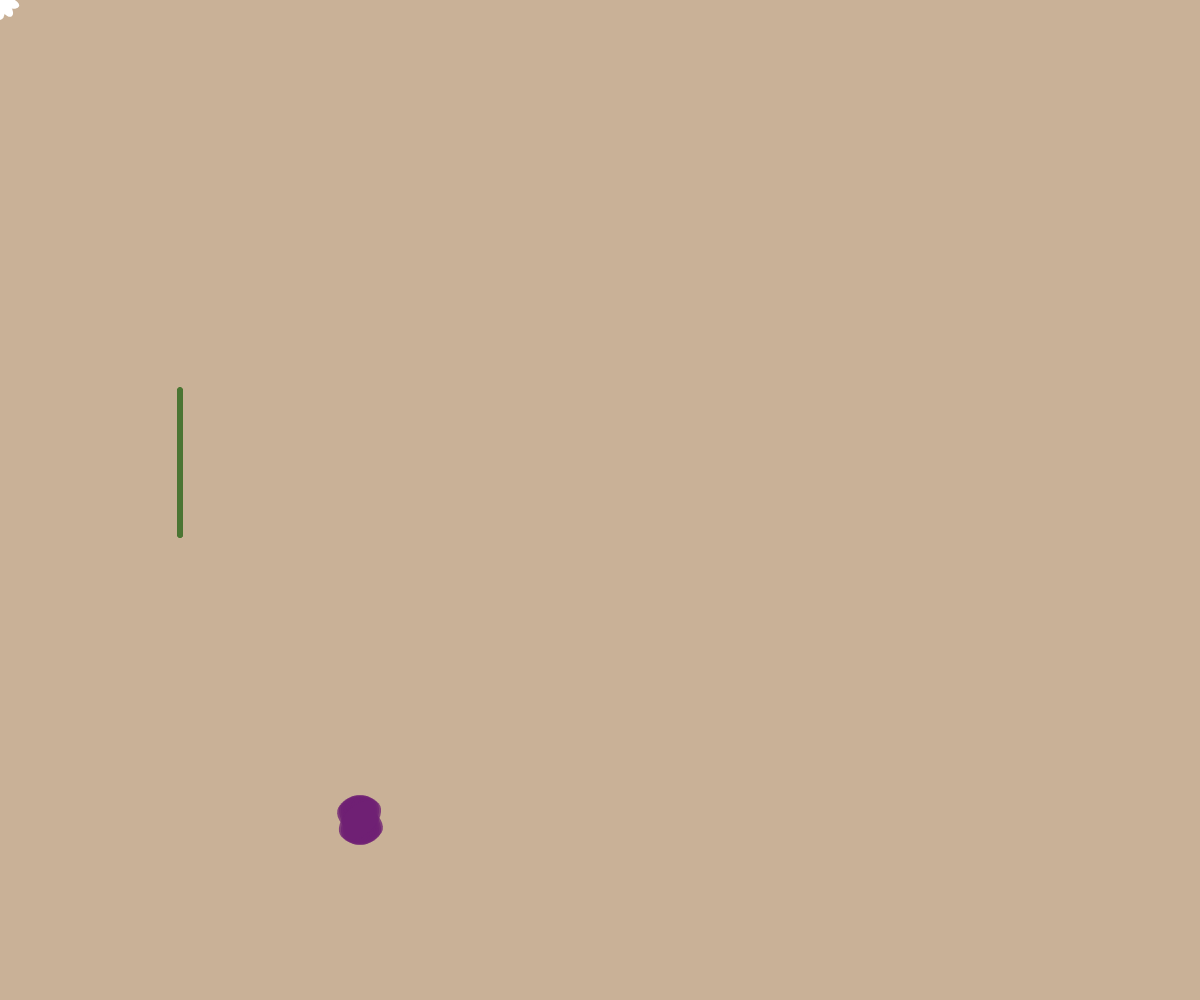
Frame 1 (no input)
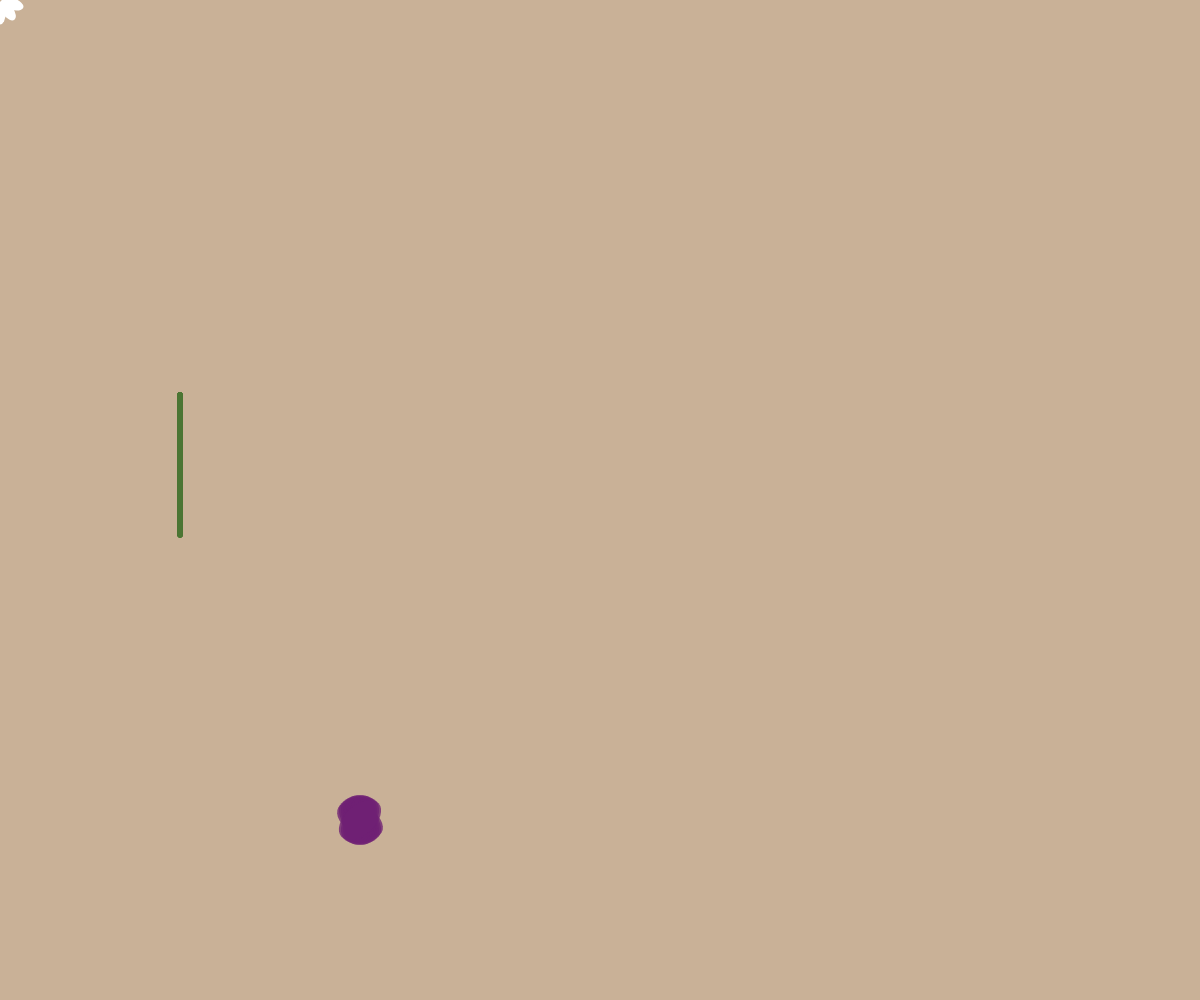
Frame 60 (no input)
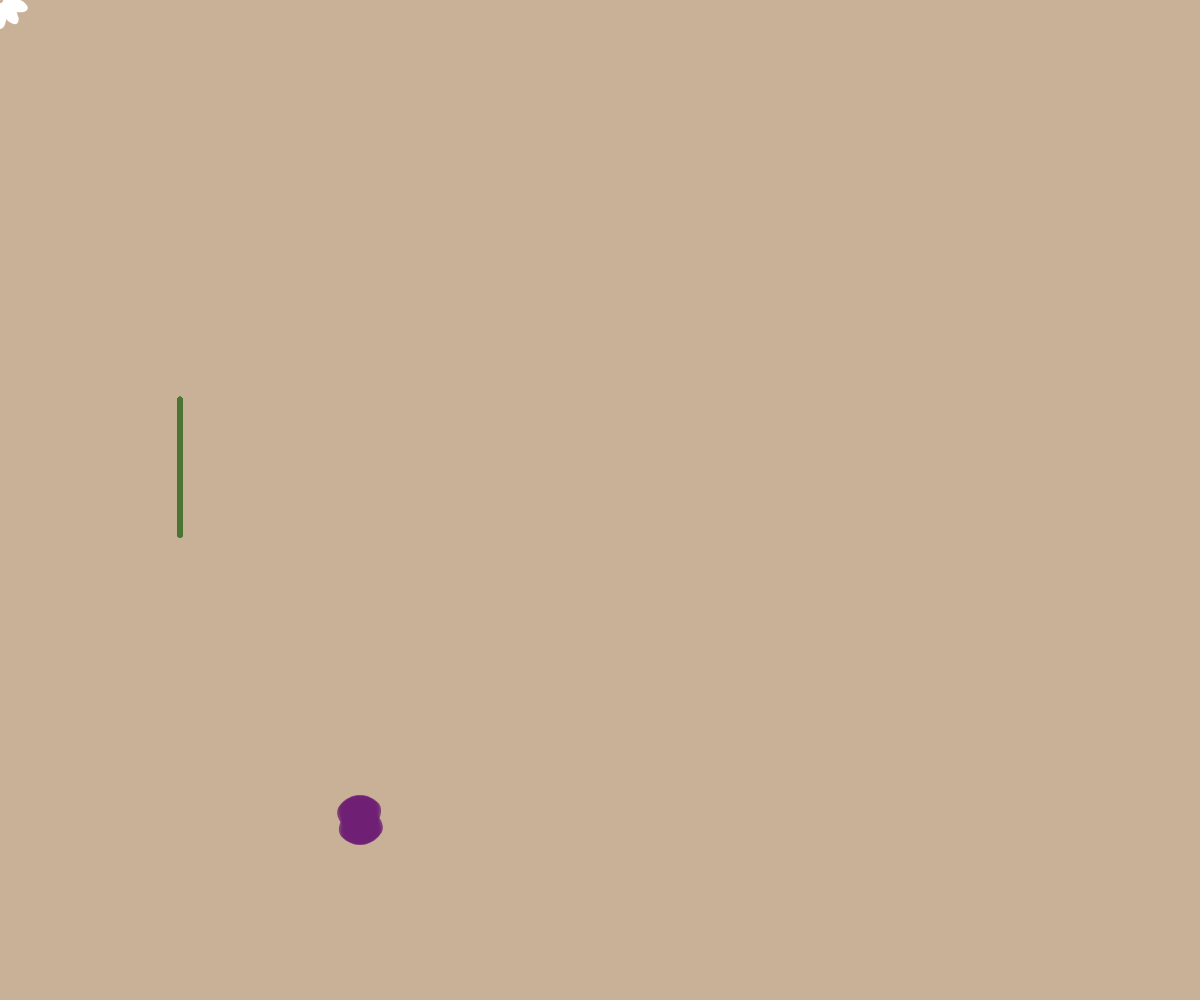
Frame 120 (the mouse pressed at the canvas centre since frame 60)

The p5.js sketch that drew these frames (run headless with seeded random() and noise() and a simulated clock; from frame 60 on, the mouse is pressed at the canvas centre):

// p5.js sketch
// ── sketch.js
let petalColor
let petalColor2
let growth = 0
let startTime

let petals = [];
let totalPetals = 10;
let fallingPetalsIndex = 0;

function setup() {
  createCanvas(windowWidth, windowHeight);
  noStroke();
  petalColor = color(random(0, 155), random(0, 155), random(0, 155), 200);
  startTime = millis();

  for(let i = 0; i < totalPetals; i++){
    petals.push({
      x:180,
      y:435,
      angle: map(i,0,totalPetals,-PI/3,PI/3),
      falling:false
    })
  }
}

function draw() {
  background("#c9b197ff");
  flower();
}

function flower() {
  let seconds = millis() / 1000;

  let elapsed = floor((millis() - startTime)/1000);

  if(elapsed % 3 ==0 && elapsed != 0){
  petalColor = color(random(0, 130), random(0, 130), random(0, 130), 200);
  }

  //flower code from p5js site
   for (var r31 = 0; r31 < 10; r31++) {
    stroke("#4b7533ff");
    strokeWeight(5);
    if (seconds <= 10) {
      line(180, 535, 180, 390 + frameCount / 13);
    }
    else {
      line(180, 535, 180, 435);
    }
    noStroke();
  }
  
  push();
  fill(petalColor);
  translate(180, 385);
  for(let i=0;i<petals.length;i++){
    let p=petals[i];
    push();
    translate(p.x,p.y);
    rotate(p.angle);
    if(p.falling == true){
      p.y +=2;
    }
    ellipse(0,0,30,50);
    pop();
  }
  pop();

  if(elapsed > 60 && elapsed % 1 == 0){
    if(fallingPetalsIndex < petals.length){
      petals[fallingPetalsIndex].falling = true;
      fallingPetalsIndex ++;
    }
  }

  noStroke();
  for (var r3 = 0; r3 < 10; r3++) {
    //will adjust the timing and growth size in final version.
    if (frameCount <= 600) {
      ellipse(0, 10 + frameCount / 20, 10 + frameCount / 40, 20 + frameCount / 20);
    }
    if (frameCount > 600) {
      ellipse(0, 40, 25, 50)
    }
    rotate(PI / 5);
  }
  pop();


  //flower #2 copied code from above
  /*
  for (var r31 = 0; r31 < 10; r31++) {
    stroke("#4b7533ff");
    strokeWeight(5);
    if (seconds <= 10) {
      //adjusted parameters for the stem to decrease along with the petal growth
      line(380, 535, 380, 390 + frameCount / 13);}
      else { line(380, 535, 380, 435);
    }
    noStroke();
  }
  
  push();
  fill(petalColor);
  translate(380, 385);
  noStroke();
  for (var r3 = 0; r3 < 10; r3++) {
    //will adjust the timing and growth size in final version.
    if (frameCount <= 600) {
      ellipse(0, 10 + frameCount / 20, 10 + frameCount / 40, 20 + frameCount / 20);
    }
    if (frameCount > 600) {
      ellipse(0, 40, 25, 50)
    }
    rotate(PI / 5);
  }
  pop(); */
}
